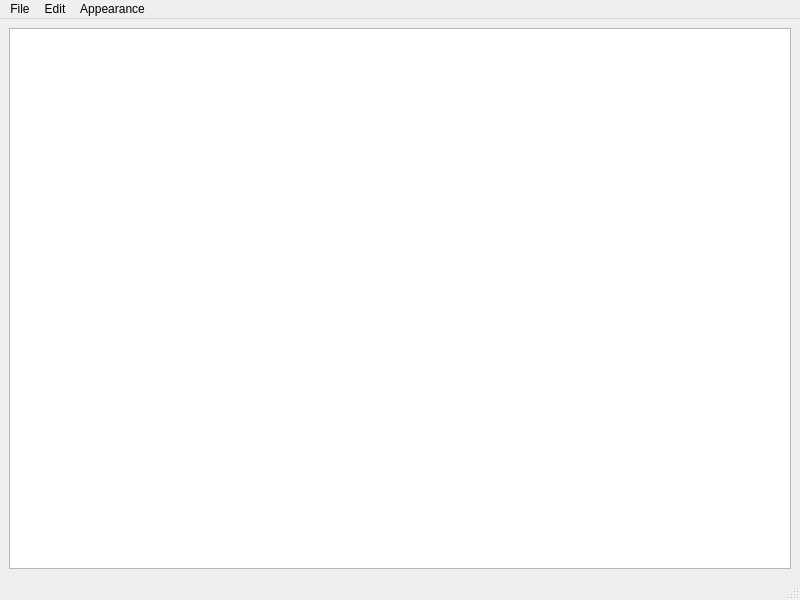
<?xml version="1.0" encoding="UTF-8"?>
<ui version="4.0">
 <class>MainWindow</class>
 <widget class="QMainWindow" name="MainWindow">
  <property name="geometry">
   <rect>
    <x>0</x>
    <y>0</y>
    <width>800</width>
    <height>600</height>
   </rect>
  </property>
  <property name="windowTitle">
   <string>MainWindow</string>
  </property>
  <widget class="QWidget" name="centralwidget">
   <layout class="QGridLayout" name="gridLayout">
    <item row="0" column="0">
     <widget class="QTextEdit" name="textEdit"/>
    </item>
   </layout>
  </widget>
  <widget class="QMenuBar" name="menubar">
   <property name="geometry">
    <rect>
     <x>0</x>
     <y>0</y>
     <width>800</width>
     <height>26</height>
    </rect>
   </property>
   <widget class="QMenu" name="menuFile">
    <property name="title">
     <string>File</string>
    </property>
    <addaction name="actionNew"/>
    <addaction name="actionOpen"/>
    <addaction name="separator"/>
    <addaction name="actionSave"/>
    <addaction name="actionSave_as"/>
   </widget>
   <widget class="QMenu" name="menuEdit">
    <property name="title">
     <string>Edit</string>
    </property>
    <addaction name="actionUndo"/>
    <addaction name="actionRedo"/>
    <addaction name="separator"/>
    <addaction name="actionCut"/>
    <addaction name="actionCopy"/>
    <addaction name="actionPaste"/>
   </widget>
   <widget class="QMenu" name="menuAppearance">
    <property name="title">
     <string>Appearance</string>
    </property>
    <addaction name="actionSet_Dark_Mode"/>
    <addaction name="actionSet_Light_Mode"/>
    <addaction name="separator"/>
    <addaction name="actionIncrease_Font_Size"/>
    <addaction name="actionDecrease_Font_Size"/>
   </widget>
   <addaction name="menuFile"/>
   <addaction name="menuEdit"/>
   <addaction name="menuAppearance"/>
  </widget>
  <widget class="QStatusBar" name="statusbar"/>
  <action name="actionSet_Dark_Mode">
   <property name="text">
    <string>Set Dark Mode</string>
   </property>
  </action>
  <action name="actionSet_Light_Mode">
   <property name="text">
    <string>Set Light Mode</string>
   </property>
  </action>
  <action name="actionUndo">
   <property name="text">
    <string>Undo</string>
   </property>
   <property name="shortcut">
    <string>Ctrl+Z</string>
   </property>
  </action>
  <action name="actionRedo">
   <property name="text">
    <string>Redo</string>
   </property>
   <property name="shortcut">
    <string>Ctrl+Y</string>
   </property>
  </action>
  <action name="actionNew">
   <property name="text">
    <string>New</string>
   </property>
   <property name="statusTip">
    <string/>
   </property>
   <property name="shortcut">
    <string>Ctrl+N</string>
   </property>
  </action>
  <action name="actionOpen">
   <property name="text">
    <string>Open</string>
   </property>
   <property name="shortcut">
    <string>Ctrl+O</string>
   </property>
  </action>
  <action name="actionSave">
   <property name="text">
    <string>Save</string>
   </property>
   <property name="shortcut">
    <string>Ctrl+S</string>
   </property>
  </action>
  <action name="actionSave_as">
   <property name="text">
    <string>Save as</string>
   </property>
   <property name="shortcut">
    <string>Ctrl+Shift+S</string>
   </property>
  </action>
  <action name="actionCut">
   <property name="text">
    <string>Cut</string>
   </property>
   <property name="shortcut">
    <string>Ctrl+X</string>
   </property>
  </action>
  <action name="actionCopy">
   <property name="text">
    <string>Copy</string>
   </property>
   <property name="shortcut">
    <string>Ctrl+C</string>
   </property>
  </action>
  <action name="actionPaste">
   <property name="text">
    <string>Paste</string>
   </property>
   <property name="shortcut">
    <string>Ctrl+V</string>
   </property>
  </action>
  <action name="actionIncrease_Font_Size">
   <property name="text">
    <string>Increase Font Size</string>
   </property>
  </action>
  <action name="actionDecrease_Font_Size">
   <property name="text">
    <string>Decrease Font Size</string>
   </property>
  </action>
 </widget>
 <resources/>
 <connections/>
</ui>
